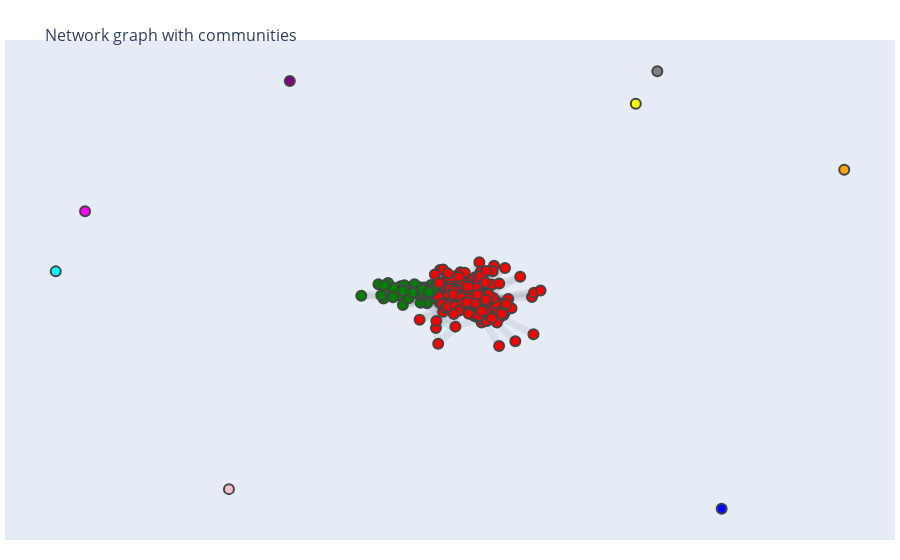

The cell this chart's notebook holds for it:
### Markdown cell above
## Initial network analysis

Perform the first stages that generate clusters of abstracts.

### Code cell
presentation_type = 'talks'

# Community detection algorithm to use. Options are 'greedy', 'louvain', 'label_propagation', 'girvan_newman', and 'spectral'. In my experience, not all of these work well for our dataset.
community_detection = 'louvain'

# Find the cosine similarity between abstracts, save to _similarity.csv file 
na.calc_similarity(data_root, presentation_type=presentation_type)

# Find communities of talks in a network
# na.ana_network(data_root, presentation_type=presentation_type, community_detection='louvain')
na.ana_network(data_root, presentation_type=presentation_type, community_detection='label_propagation')
